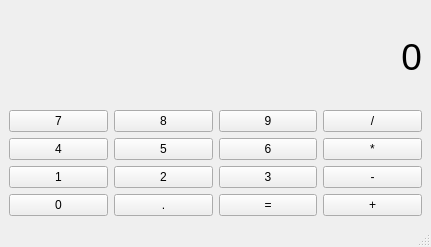
<?xml version="1.0" encoding="UTF-8"?>
<ui version="4.0">
    <class>MainWindow</class>
    <widget class="QMainWindow" name="MainWindow">
        <property name="geometry">
            <rect>
                <x>0</x>
                <y>0</y>
                <width>431</width>
                <height>247</height>
            </rect>
        </property>
        <property name="windowTitle">
            <string>Caculator 我的计算器</string>
        </property>
        <widget class="QWidget" name="centralwidget">
            <layout class="QGridLayout" name="gridLayout">
                <item row="4" column="1">
                    <widget class="QPushButton" name="two">
                        <property name="text">
                            <string>2</string>
                        </property>
                    </widget>
                </item>
                <item row="3" column="2">
                    <widget class="QPushButton" name="six">
                        <property name="text">
                            <string>6</string>
                        </property>
                    </widget>
                </item>
                <item row="4" column="2">
                    <widget class="QPushButton" name="three">
                        <property name="text">
                            <string>3</string>
                        </property>
                    </widget>
                </item>
                <item row="1" column="3">
                    <widget class="QPushButton" name="divide">
                        <property name="text">
                            <string>/</string>
                        </property>
                    </widget>
                </item>
                <item row="5" column="3">
                    <widget class="QPushButton" name="add">
                        <property name="text">
                            <string>+</string>
                        </property>
                    </widget>
                </item>
                <item row="4" column="0">
                    <widget class="QPushButton" name="one">
                        <property name="text">
                            <string>1</string>
                        </property>
                    </widget>
                </item>
                <item row="3" column="3">
                    <widget class="QPushButton" name="mutiply">
                        <property name="text">
                            <string>*</string>
                        </property>
                    </widget>
                </item>
                <item row="4" column="3">
                    <widget class="QPushButton" name="sub">
                        <property name="text">
                            <string>-</string>
                        </property>
                    </widget>
                </item>
                <item row="5" column="0">
                    <widget class="QPushButton" name="zero">
                        <property name="text">
                            <string>0</string>
                        </property>
                    </widget>
                </item>
                <item row="5" column="2">
                    <widget class="QPushButton" name="equal">
                        <property name="text">
                            <string>=</string>
                        </property>
                    </widget>
                </item>
                <item row="5" column="1">
                    <widget class="QPushButton" name="dot">
                        <property name="text">
                            <string>.</string>
                        </property>
                    </widget>
                </item>
                <item row="3" column="1">
                    <widget class="QPushButton" name="five">
                        <property name="text">
                            <string>5</string>
                        </property>
                    </widget>
                </item>
                <item row="3" column="0">
                    <widget class="QPushButton" name="four">
                        <property name="text">
                            <string>4</string>
                        </property>
                    </widget>
                </item>
                <item row="1" column="2">
                    <widget class="QPushButton" name="nine">
                        <property name="text">
                            <string>9</string>
                        </property>
                    </widget>
                </item>
                <item row="1" column="1">
                    <widget class="QPushButton" name="eight">
                        <property name="text">
                            <string>8</string>
                        </property>
                    </widget>
                </item>
                <item row="1" column="0">
                    <widget class="QPushButton" name="seven">
                        <property name="text">
                            <string>7</string>
                        </property>
                    </widget>
                </item>
                <item row="0" column="0" colspan="4">
                    <widget class="QLabel" name="result">
                        <property name="enabled">
                            <bool>true</bool>
                        </property>
                        <property name="font">
                            <font>
                                <pointsize>28</pointsize>
                            </font>
                        </property>
                        <property name="layoutDirection">
                            <enum>Qt::LeftToRight</enum>
                        </property>
                        <property name="text">
                            <string>0</string>
                        </property>
                        <property name="textFormat">
                            <enum>Qt::PlainText</enum>
                        </property>
                        <property name="alignment">
                            <set>Qt::AlignRight|Qt::AlignTrailing|Qt::AlignVCenter</set>
                        </property>
                    </widget>
                </item>
            </layout>
        </widget>
        <widget class="QMenuBar" name="menubar">
            <property name="geometry">
                <rect>
                    <x>0</x>
                    <y>0</y>
                    <width>431</width>
                    <height>22</height>
                </rect>
            </property>
        </widget>
        <widget class="QStatusBar" name="statusbar"/>
    </widget>
    <resources/>
    <connections/>
</ui>
